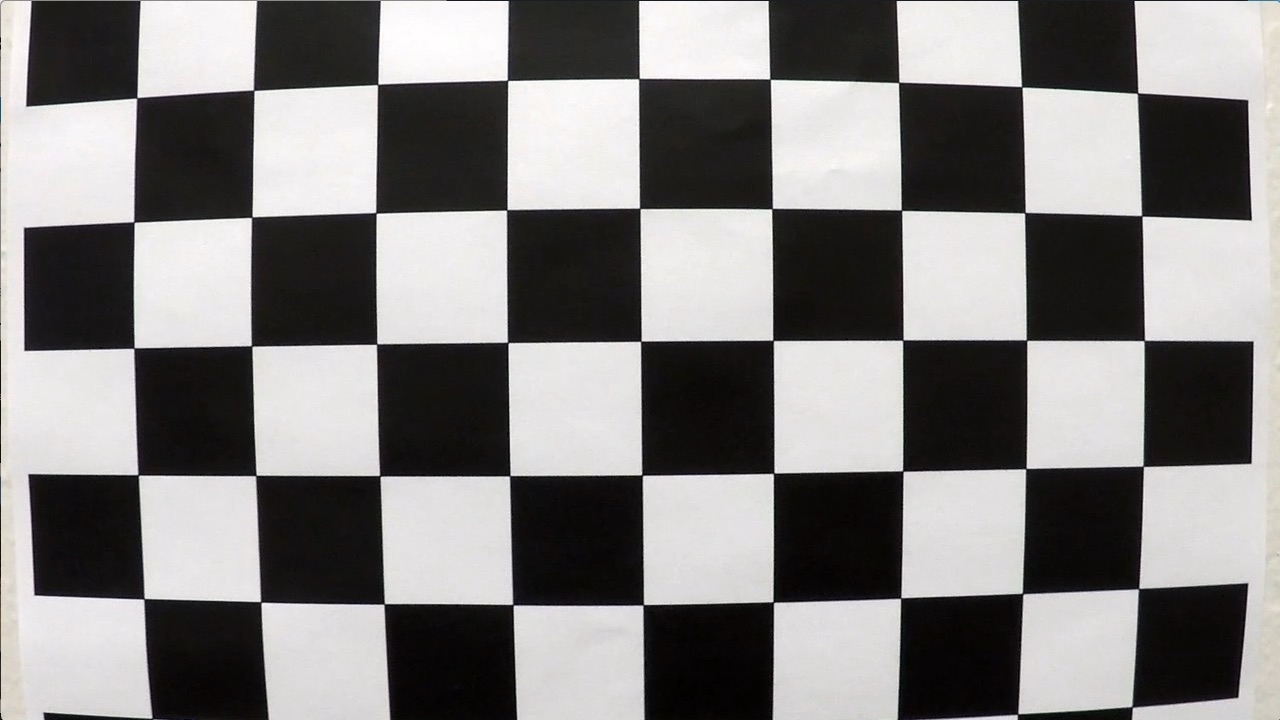
#> input picture lane_deviation/camera_cal/calibration1.jpg, 1280 x 720 px, given as the content of the folder test_images, which was not available
$ python perspective_utils.py   (older library calls are emulated)
#> lines starting #> are read from the running program, lines starting #| are printed output that depends on the picture; after the words box and inside, x2 and y2 are one past the last pixel; in counts of white or black regions, pixels touching at a corner belong together; pictures that were not available may be replaced by others from this repository, and a replacement may not be noted
### lane_deviation/calibration_utils.py
import cv2
import numpy as np
import glob
import matplotlib.pyplot as plt
import os.path as path
import pickle


def lazy_calibration(func):
    """
    Decorator for calibration function to avoid re-computing calibration every time.
    """
    calibration_cache = 'camera_cal/calibration_data.pickle'

    def wrapper(*args, **kwargs):
        if path.exists(calibration_cache):
            print('Loading cached camera calibration...', end=' ')
            with open(calibration_cache, 'rb') as dump_file:
#> (reads lane_deviation/camera_cal/calibration_data.pickle from the repository)
                calibration = pickle.load(dump_file)
        else:
            print('Computing camera calibration...', end=' ')
            calibration = func(*args, **kwargs)
            with open(calibration_cache, 'wb') as dump_file:
                pickle.dump(calibration, dump_file)
        print('Done.')
        return calibration

    return wrapper


# [48 lines left out: function calibrate_camera, not called in this run]


def undistort(frame, mtx, dist, verbose=False):
    """
    Undistort a frame given camera matrix and distortion coefficients.
    :param frame: input frame
    :param mtx: camera matrix
    :param dist: distortion coefficients
    :param verbose: if True, show frame before/after distortion correction
    :return: undistorted frame
    """
    frame_undistorted = cv2.undistort(frame, mtx, dist, newCameraMatrix=mtx)

    if verbose:
        fig, ax = plt.subplots(nrows=1, ncols=2)
        ax[0].imshow(cv2.cvtColor(frame, cv2.COLOR_BGR2RGB))
        ax[1].imshow(cv2.cvtColor(frame_undistorted, cv2.COLOR_BGR2RGB))
        plt.show()

    return frame_undistorted


# [9 lines that do not run on import are left out]

### lane_deviation/binarization_utils.py
import cv2
import numpy as np
import glob
import matplotlib.pyplot as plt

# selected threshold to highlight yellow lines
yellow_HSV_th_min = np.array([0, 70, 70])
yellow_HSV_th_max = np.array([50, 255, 255])


def thresh_frame_in_HSV(frame, min_values, max_values, verbose=False):
    """
    Threshold a color frame in HSV space
    """
    HSV = cv2.cvtColor(frame, cv2.COLOR_BGR2HSV)

    min_th_ok = np.all(HSV > min_values, axis=2)
    max_th_ok = np.all(HSV < max_values, axis=2)

    out = np.logical_and(min_th_ok, max_th_ok)

    # if verbose:
    #     plt.imshow(out, cmap='gray')
    #     plt.show()

    return out


def thresh_frame_sobel(frame, kernel_size):
    """
    Apply Sobel edge detection to an input frame, then threshold the result
    """
    gray = cv2.cvtColor(frame, cv2.COLOR_BGR2GRAY)

    sobel_x = cv2.Sobel(gray, cv2.CV_64F, 1, 0, ksize=kernel_size)
    sobel_y = cv2.Sobel(gray, cv2.CV_64F, 0, 1, ksize=kernel_size)

    sobel_mag = np.sqrt(sobel_x ** 2 + sobel_y ** 2)
    sobel_mag = np.uint8(sobel_mag / np.max(sobel_mag) * 255)

    _, sobel_mag = cv2.threshold(sobel_mag, 50, 1, cv2.THRESH_BINARY)

    return sobel_mag.astype(bool)


def get_binary_from_equalized_grayscale(frame):
    """
    Apply histogram equalization to an input frame, threshold it and return the (binary) result.
    """
    gray = cv2.cvtColor(frame, cv2.COLOR_BGR2GRAY)

    eq_global = cv2.equalizeHist(gray)

    _, th = cv2.threshold(eq_global, thresh=250, maxval=255, type=cv2.THRESH_BINARY)

    return th


def binarize(img, verbose=False):
    """
    Convert an input frame to a binary image which highlight as most as possible the lane-lines.

    :param img: input color frame
    :param verbose: if True, show intermediate results
    :return: binarized frame
    """
    h, w = img.shape[:2]

    binary = np.zeros(shape=(h, w), dtype=np.uint8)

    # highlight yellow lines by threshold in HSV color space
    HSV_yellow_mask = thresh_frame_in_HSV(img, yellow_HSV_th_min, yellow_HSV_th_max, verbose=False)
    binary = np.logical_or(binary, HSV_yellow_mask)

    # highlight white lines by thresholding the equalized frame
    eq_white_mask = get_binary_from_equalized_grayscale(img)
    binary = np.logical_or(binary, eq_white_mask)

    # get Sobel binary mask (thresholded gradients)
    sobel_mask = thresh_frame_sobel(img, kernel_size=9)
    binary = np.logical_or(binary, sobel_mask)

    # apply a light morphology to "fill the gaps" in the binary image
    kernel = np.ones((5, 5), np.uint8)
    closing = cv2.morphologyEx(binary.astype(np.uint8), cv2.MORPH_CLOSE, kernel)

    # if verbose:
    #     f, ax = plt.subplots(2, 3)
    #     f.set_facecolor('white')
    #     ax[0, 0].imshow(cv2.cvtColor(img, cv2.COLOR_BGR2RGB))
    #     ax[0, 0].set_title('input_frame')
    #     ax[0, 0].set_axis_off()
    #     ax[0, 0].set_axis_bgcolor('red')
    #     ax[0, 1].imshow(eq_white_mask, cmap='gray')
    #     ax[0, 1].set_title('white mask')
    #     ax[0, 1].set_axis_off()
    #
    #     ax[0, 2].imshow(HSV_yellow_mask, cmap='gray')
    #     ax[0, 2].set_title('yellow mask')
    #     ax[0, 2].set_axis_off()
    #
    #     ax[1, 0].imshow(sobel_mask, cmap='gray')
    #     ax[1, 0].set_title('sobel mask')
    #     ax[1, 0].set_axis_off()
    #
    #     ax[1, 1].imshow(binary, cmap='gray')
    #     ax[1, 1].set_title('before closure')
    #     ax[1, 1].set_axis_off()
    #
    #     ax[1, 2].imshow(closing, cmap='gray')
    #     ax[1, 2].set_title('after closure')
    #     ax[1, 2].set_axis_off()
    #     plt.show()

    return closing


# [6 lines that do not run on import are left out]

### lane_deviation/perspective_utils.py
import numpy as np
import cv2
import glob
import matplotlib.pyplot as plt
from calibration_utils import calibrate_camera, undistort
from binarization_utils import binarize


def birdeye(img, verbose=False):
    """
    Apply perspective transform to input frame to get the bird's eye view.
    :param img: input color frame
    :param verbose: if True, show the transformation result
    :return: warped image, and both forward and backward transformation matrices
    """
    h, w = img.shape[:2]

    src = np.float32([[w, h - 10],  # br
                      [0, h - 10],  # bl
                      [546, 460],  # tl
                      [732, 460]])  # tr
    dst = np.float32([[w, h],  # br
                      [0, h],  # bl
                      [0, 0],  # tl
                      [w, 0]])  # tr

    M = cv2.getPerspectiveTransform(src, dst)
    Minv = cv2.getPerspectiveTransform(dst, src)

    warped = cv2.warpPerspective(img, M, (w, h), flags=cv2.INTER_LINEAR)

    # if verbose:
    #     f, axarray = plt.subplots(1, 2)
    #     f.set_facecolor('white')
    #     axarray[0].set_title('Before perspective transform')
    #     axarray[0].imshow(img, cmap='gray')
    #     for point in src:
    #         axarray[0].plot(*point, '.')
    #     axarray[1].set_title('After perspective transform')
    #     axarray[1].imshow(warped, cmap='gray')
    #     for point in dst:
    #         axarray[1].plot(*point, '.')
    #     for axis in axarray:
    #         axis.set_axis_off()
    #     plt.show()

    return warped, M, Minv


if __name__ == '__main__':

    ret, mtx, dist, rvecs, tvecs = calibrate_camera(calib_images_dir='camera_cal')

    # show result on test images
    for test_img in glob.glob('test_images/*.jpg'):
        img = cv2.imread(test_img)
#> img is the input picture: shape (720, 1280, 3); mean B, G, R 127.8, 128.4, 130.1

        img_undistorted = undistort(img, mtx, dist, verbose=False)

        img_binary = binarize(img_undistorted, verbose=False)
#> in thresh_frame_in_HSV, `HSV = cv2.cvtColor(frame, cv2.COLOR_BGR2HSV)`: HSV: shape (720, 1280, 3); mean H, S, V 79.8, 23, 125.5
#> in thresh_frame_in_HSV, `min_th_ok = np.all(HSV > min_values, axis=2)`: min_th_ok: shape (720, 1280) bool; every value is 0
#> in thresh_frame_in_HSV, `max_th_ok = np.all(HSV < max_values, axis=2)`:
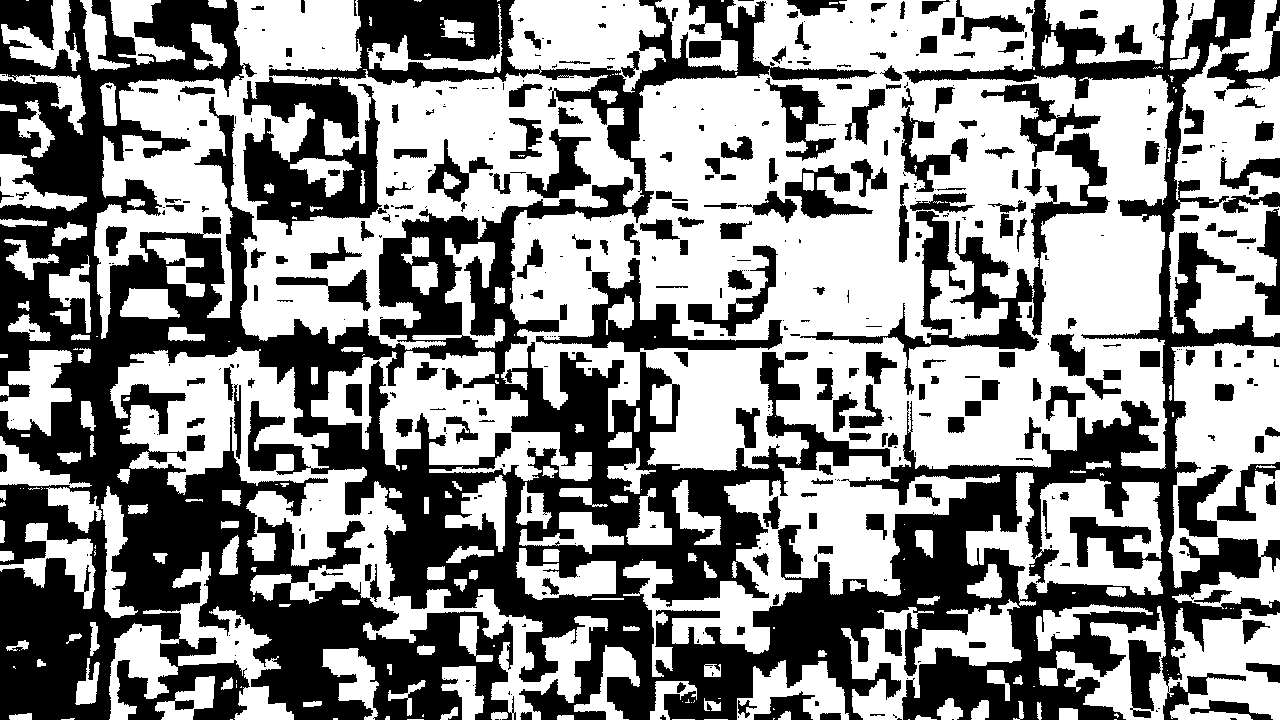
#> max_th_ok: shape (720, 1280) bool; 55% white; 452 black regions (216 under 20 px), largest, box (x1, y1, x2, y2) and area: (0, 0, 1280, 720) 340528, (800, 133, 1110, 395) 11048, (981, 83, 1101, 167) 2318
#> in get_binary_from_equalized_grayscale, `_, th = cv2.threshold(eq_global, thresh=250, maxval=255, type=cv2.THRE..`: th: shape (720, 1280); 2.3% white; 379 white regions (356 under 20 px), largest, box (x1, y1, x2, y2) and area: (368, 0, 503, 73) 8638, (506, 75, 637, 144) 3939, (640, 0, 763, 73) 3907
#> in thresh_frame_sobel, `sobel_y = cv2.Sobel(gray, cv2.CV_64F, 0, 1, ksize=kernel_size)`:
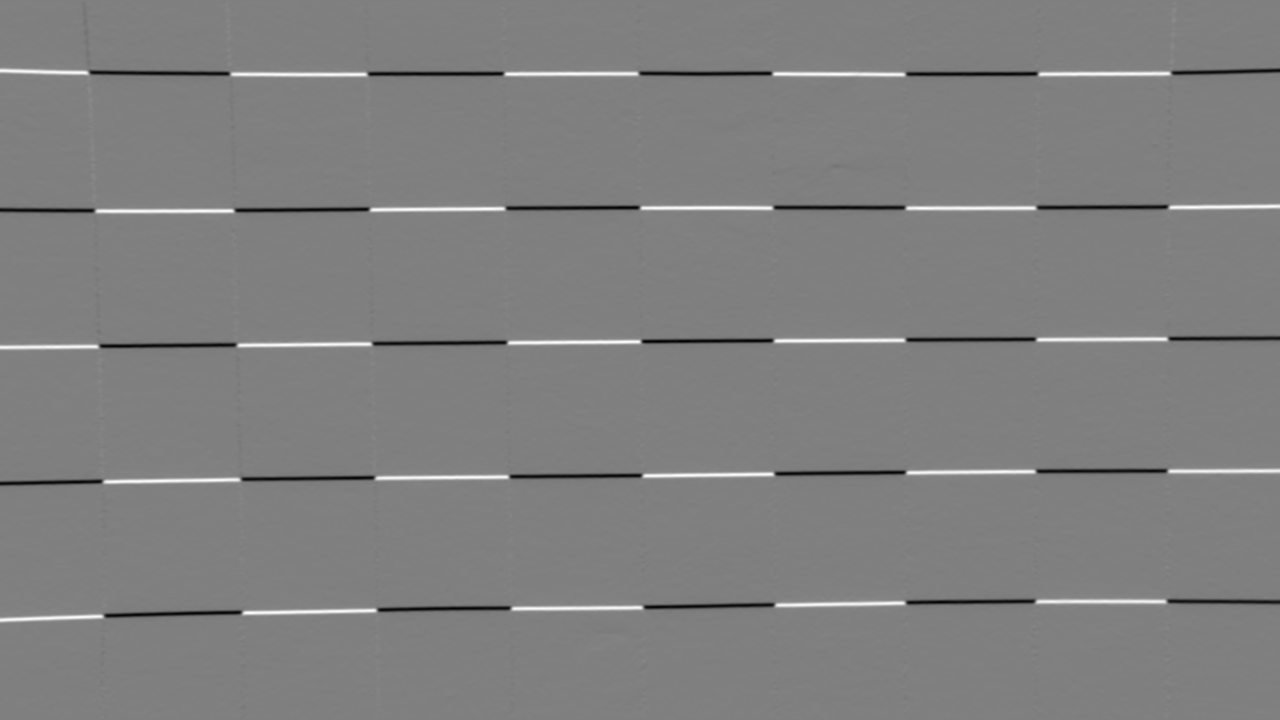
#> sobel_y: shape (720, 1280) float64; min -1881648, max 1867336, mean -1329.4; drawn with min black and max white
#> in thresh_frame_sobel, `_, sobel_mag = cv2.threshold(sobel_mag, 50, 1, cv2.THRESH_BINARY)`: sobel_mag: shape (720, 1280); values 0 (black) and 1 (white), 7.2% white; 1 white region, box (x1, y1, x2, y2) and area: (0, 0, 1280, 720) 66365
#> in binarize, `binary = np.logical_or(binary, sobel_mask)`: binary: shape (720, 1280) bool; 9.3% white; 162 white regions (148 under 20 px), largest, box (x1, y1, x2, y2) and area: (0, 0, 1280, 720) 83622, (0, 93, 63, 128) 958, (322, 121, 355, 142) 295
#> in binarize, `closing = cv2.morphologyEx(binary.astype(np.uint8), cv2.MORPH_CLOSE, k..`:
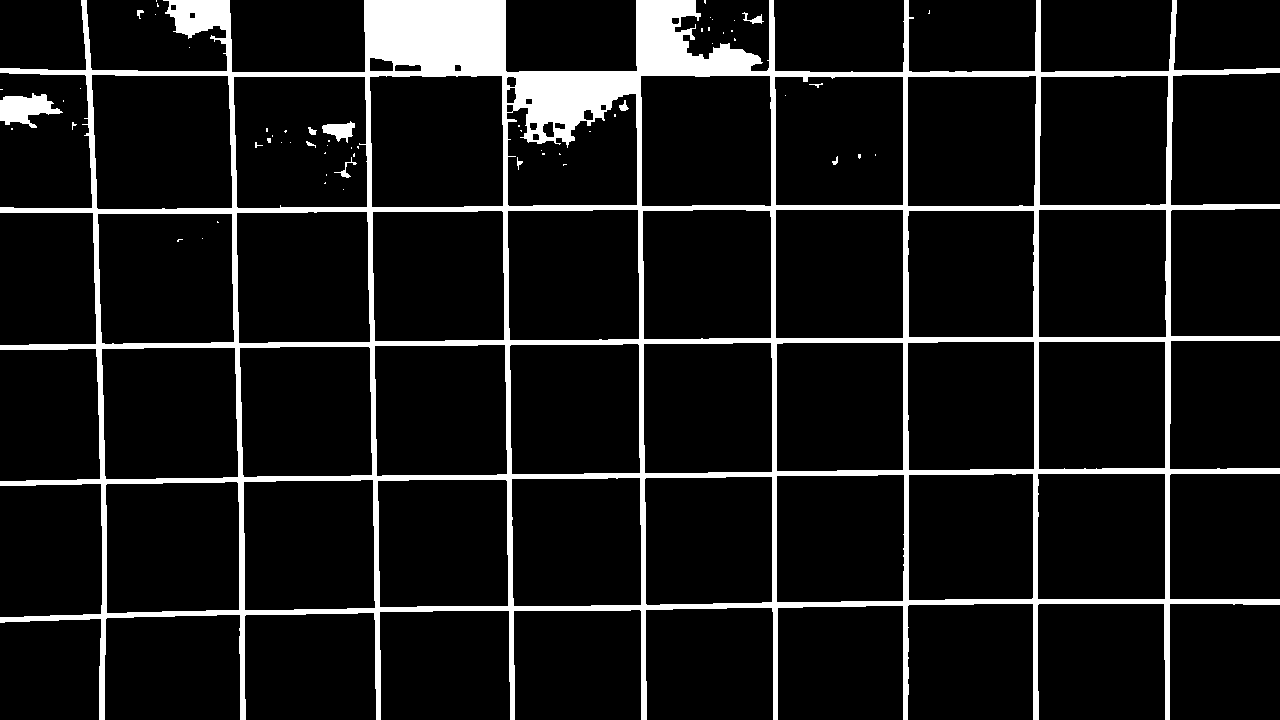
#> closing: shape (720, 1280); values 0 (black) and 1 (white), 9.7% white; 62 white regions (50 under 20 px), largest, box (x1, y1, x2, y2) and area: (0, 0, 1280, 720) 87252, (0, 93, 63, 128) 1237, (322, 121, 355, 143) 396

        img_birdeye, M, Minv = birdeye(cv2.cvtColor(img_undistorted, cv2.COLOR_BGR2RGB), verbose=True)
#> in birdeye, `warped = cv2.warpPerspective(img, M, (w, h), flags=cv2.INTER_LINEAR)`:
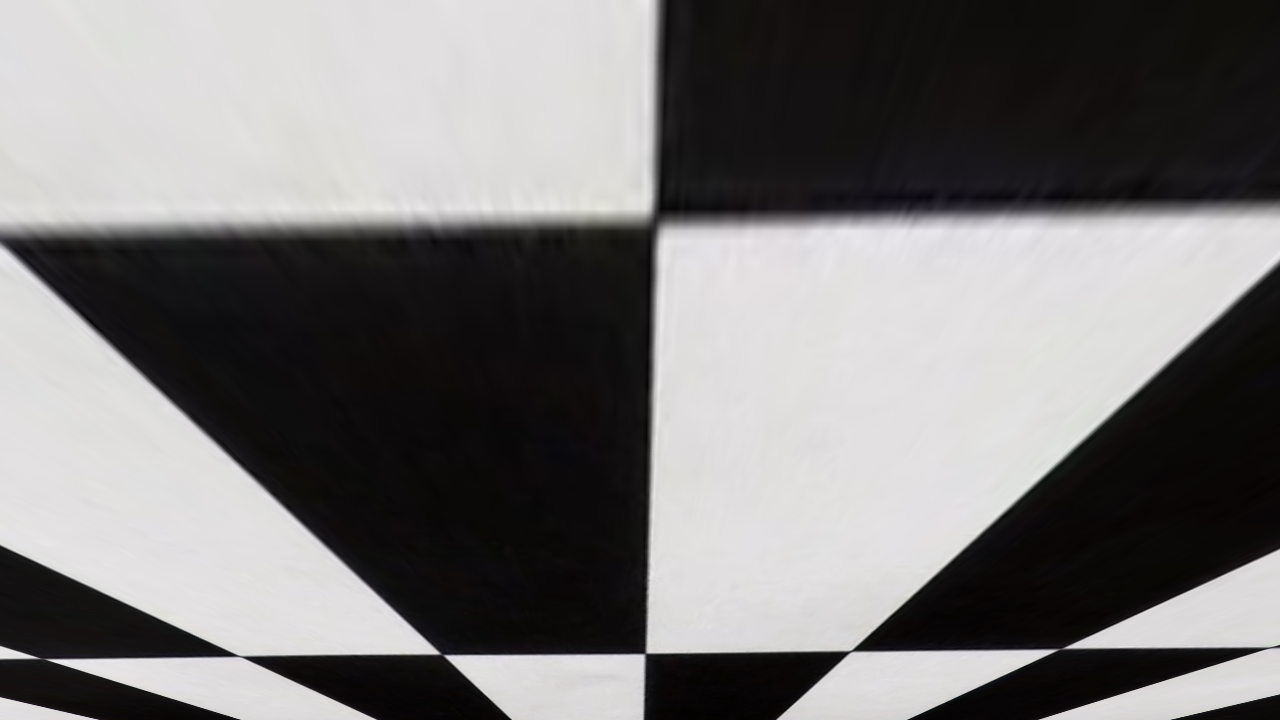
#> warped: shape (720, 1280, 3); mean R, G, B 121.8, 120.2, 120.2
#> M = [[-0.701, -1.53, 1086.4], [7.11e-16, -2.02, 928.2], [9.76e-19, -0.0024, 1]]; Minv = [[0.145, -0.758, 546], [0, -0.496, 460], [0, -0.00119, 1]]
